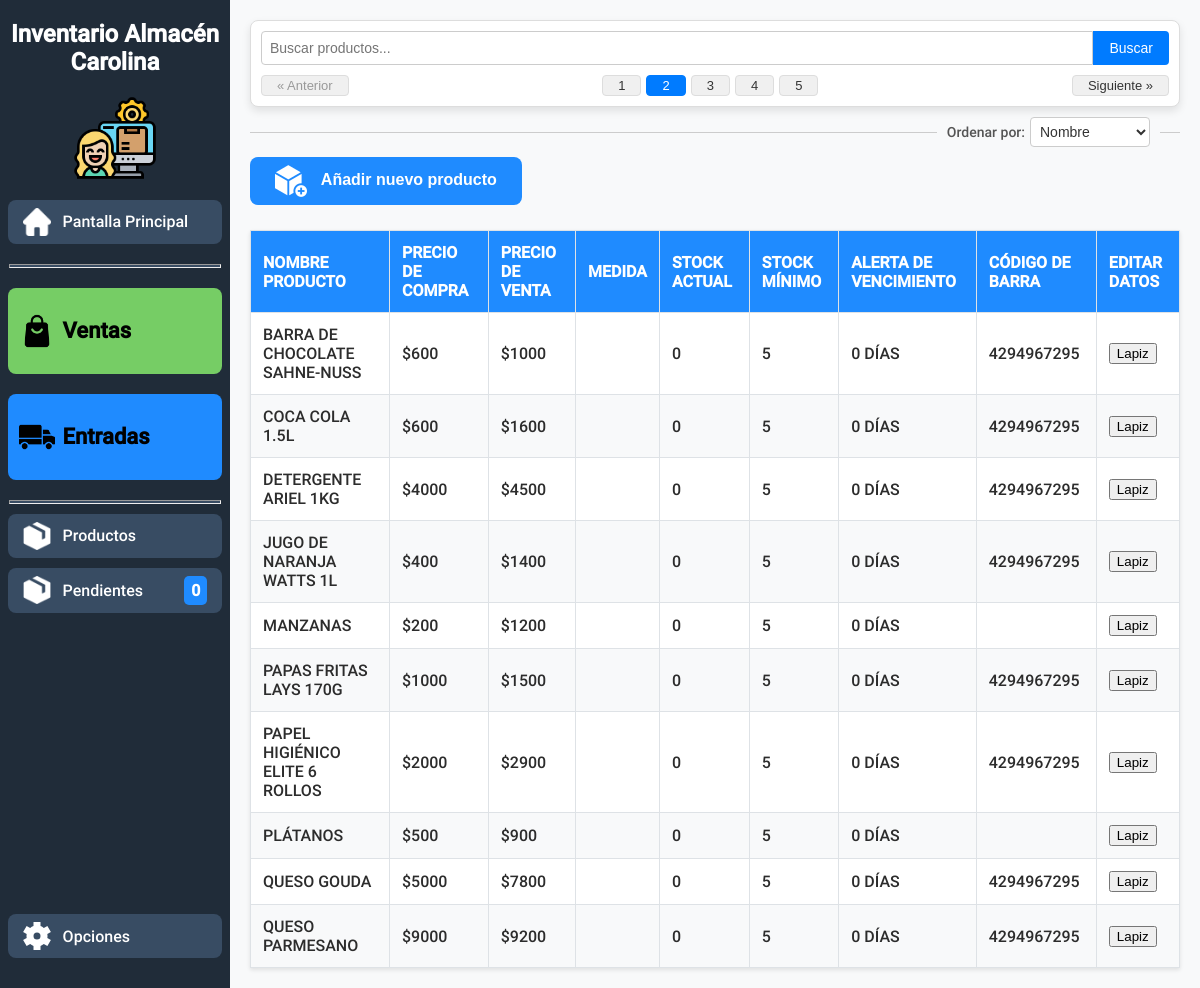
/modulo_productos.php, run on an earlier commit of the app's database.
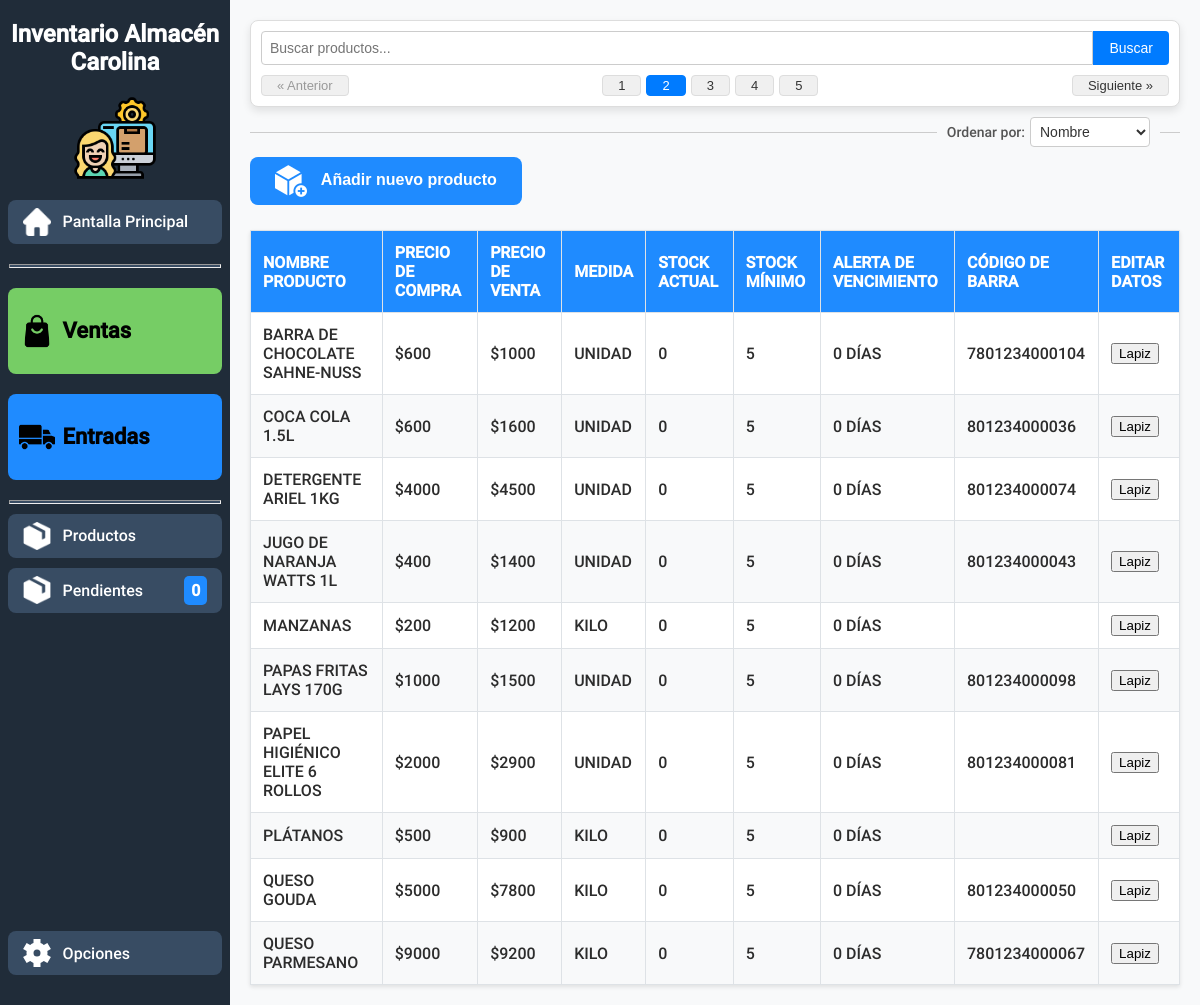
And on a later commit of the database.
### tables this page shows
CREATE TABLE producto (
    id_producto INT UNSIGNED NOT NULL AUTO_INCREMENT,
    nombre_producto VARCHAR(250) NOT NULL,
    total_vendidos BIGINT UNSIGNED DEFAULT 0, 
    stock_minimo INT UNSIGNED DEFAULT 5,
    codigo_de_barra VARCHAR(20),
    tiempo_alerta_vencimiento INT UNSIGNED DEFAULT 15,
    activo CHAR(1) NOT NULL DEFAULT 1,
    requiere_fecha_vencimiento CHAR(1) NOT NULL DEFAULT 1,
    por_registrar CHAR(1) NOT NULL DEFAULT 0,
     
    id_unidad INT UNSIGNED NOT NULL,
    PRIMARY KEY (id_producto)
);

CREATE TABLE costo (
    id_costo INT UNSIGNED NOT NULL AUTO_INCREMENT, 
    costo INT UNSIGNED NOT NULL DEFAULT 0, 
    fecha_inicio_costo DATETIME NOT NULL DEFAULT CURRENT_TIMESTAMP, 
    fecha_fin_costo DATETIME,
    id_producto INT UNSIGNED NOT NULL,
    PRIMARY KEY (id_costo)
);

CREATE TABLE precio (
    id_precio INT UNSIGNED NOT NULL AUTO_INCREMENT,
    precio INT UNSIGNED NOT NULL DEFAULT 0,
    fecha_inicio_precio DATETIME NOT NULL DEFAULT CURRENT_TIMESTAMP,
    fecha_fin_precio DATETIME,
    id_producto INT UNSIGNED NOT NULL,
    PRIMARY KEY (id_precio)
);

CREATE TABLE unidad_de_medida (
	id_unidad INT UNSIGNED NOT NULL AUTO_INCREMENT,
    nombre_unidad VARCHAR(20) NOT NULL,
    PRIMARY KEY (id_unidad)
);

### includes/modulo_productos/tabla_productos_modelo.php (called while the page is built, shortened)
<?php
function obtener_productos(object $pdo, string $busqueda, int $limite, int $offset)
{
    $consulta = "
        SELECT
            p.id_producto,
            p.nombre_producto,
            p.stock_minimo,
            p.codigo_de_barra,
            p.tiempo_alerta_vencimiento,
            u.nombre_unidad,
            pr.precio,
            c.costo
        FROM producto p
        LEFT JOIN unidad_de_medida u ON p.id_unidad = u.id_unidad
        LEFT JOIN precio pr ON p.id_producto = pr.id_producto
        LEFT JOIN costo c ON p.id_producto = c.id_producto
        WHERE LOWER(p.nombre_producto) LIKE LOWER(:busqueda)
        ORDER BY p.nombre_producto
        LIMIT :limite OFFSET :offset
        ;";
    $stmt = $pdo->prepare($consulta);
    $stmt->bindValue(":busqueda", "%$busqueda%", PDO::PARAM_STR);
    $stmt->bindValue(":limite", $limite, PDO::PARAM_INT);
    $stmt->bindValue(":offset", $offset, PDO::PARAM_INT);
    $stmt->execute();
    $productos = $stmt->fetchAll(PDO::FETCH_ASSOC);
    $consulta = "SELECT COUNT(*) AS total FROM producto WHERE LOWER(nombre_producto) LIKE LOWER(:busqueda);";
    $stmt = $pdo->prepare($consulta);
    $stmt->bindValue(":busqueda", "%$busqueda%", PDO::PARAM_STR);
    $stmt->execute();
    $total_items = $stmt->fetch(PDO::FETCH_ASSOC)["total"];
    $total_pages = ceil($total_items / $limite);
    return [
        "productos" => $productos,
        "total_items" => $total_items,
        "total_pages" => $total_pages
    ];
}

### includes/modulo_productos/tabla_productos.php (called while the page is built, shortened)
<?php
$search = $_GET['busqueda'] ?? '';
$page = $_GET['page'] ?? 1;
$itemsPerPage = 20;
$offset = ($page - 1) * $itemsPerPage;
require_once "includes/db.php";
require_once "includes/modulo_productos/tabla_productos_modelo.php";
require_once "includes/modulo_productos/tabla_productos_vista.php";
$resul = obtener_productos($pdo, $search, $itemsPerPage, $offset);

### includes/modulo_productos/tabla_productos_vista.php (the view, shortened to what this page needs)
<?php
function tabla_de_productos(array $productos) {
    if ($productos) {
        echo "
        <table class=\"products-table\">
            <thead>
                <tr>
                    <th>Nombre producto</th>
                    <th>Precio de compra</th>
                    <th>Precio de venta</th>
                    <th>Medida</th>
                    <th>Stock actual</th>
                    <th>Stock mínimo</th>
                    <th>Alerta de vencimiento</th>
                    <th>Código de barra</th>
                    <th>Editar Datos</th>
                </tr>
            </thead>
            <tbody>
        ";
        foreach ($productos as $producto) {
            echo "<tr>";
            echo "    <td>" . $producto["nombre_producto"] . "</td>";
            echo "    <td>$" . $producto["costo"] . "</td>";
            echo "    <td>$" . $producto["precio"] . "</td>";
            echo "    <td>" . $producto["nombre_unidad"] . "</td>";
            echo "    <td>" . $producto["stock_actual"] . "</td>";
            echo "    <td>" . $producto["stock_minimo"] . "</td>";
            echo "    <td>" . $producto["tiempo_alerta_vencimiento"] . " días</td>";
            echo "    <td>" . $producto["codigo_de_barra"] . "</td>";
            echo "    <td> <button>Lapiz</button> </td>";
            echo "</tr>";
        }
        echo "
            </tbody>
        </table>
        ";
    } else {
        echo "No se pudo obtener los productos de la base de datos";
    }
}

### modulo_productos.php (shortened to what this page needs)
<?php
require_once "includes/modulo_productos/tabla_productos.php";
?>
<!DOCTYPE html>
<html lang="es">
<head>
    <link rel="stylesheet" href="styles/main.css">
    <link rel="stylesheet" href="styles/layout.css">
    <link rel="stylesheet" href="styles/tablas.css">
    <link rel="stylesheet" href="styles/busqueda.css">
    <link rel="stylesheet" href="styles/modulo_productos/modal_ingreso_producto.css">
    <link rel="stylesheet" href="styles/modulo_productos/modal_de_exito.css">
    <link rel="stylesheet" href="styles/notificacion.css">
    <link rel="stylesheet" href="styles/modal_errores.css">
</head>
<body>
    <div class="main-container">
        <?php require_once "elementos_ui/barra_lateral.php" ?>
        <main class="content">
            <?php require_once "elementos_ui/busqueda.php" ?>
            <button id="open-modal-btn" class="button-submit">
                <img class="icon" src="img/botones/add.png" alt="icono de añadir nuevo producto">
                Añadir nuevo producto
            </button>
            <?php
            tabla_de_productos($productos);
            ?>
        </main>
    </div>
</body>
</html>

### elementos_ui/barra_lateral.php (shortened to what this page needs)
<aside>
    <h2>Inventario Almacén Carolina</h2>
    <img src="img/logo.png" alt="Logo" class="logo">
    <a href="index.php" class="sidebar-btn">
        <div class="icon icon-inv">
            <img src="img/botones/home.png" alt="Pantalla Principal">
        </div>
        <p>Pantalla Principal</p>
    </a>
    <hr>
    <a href="modulo_ventas.php" class="sidebar-btn sidebar-btn-large sales">
        <div class="icon icon-big">
            <img src="img/botones/bag.png" alt="Módulo de ventas">
        </div>
        <p>Ventas</p>
    </a>
    <a href="modulo_entradas.php" class="sidebar-btn sidebar-btn-large entries">
        <div class="icon icon-big">
            <img src="img/botones/delivery-truck.png" alt="Módulo de Entradas">
        </div>
        <p>Entradas</p>
    </a>
    <hr>
    <a href="modulo_productos.php" class="sidebar-btn">
        <div class="icon icon-inv">
            <img src="img/botones/box.png" alt="Módulo de Productos">
        </div>
        <p>Productos</p>
    </a>
    <a href="modulo_productos_pendientes.php" class="sidebar-btn">
        <div class="icon icon-inv">
            <img src="img/botones/box.png" alt="Módulo de Productos">
        </div>
        <p>Pendientes</p>
        <span><?php require_once "includes/modulo_productos_pendientes/contar_productos_pendientes.php"; ?></span>
    </a>
    <a href="opciones.php" class="sidebar-btn last">
        <div class="icon icon-inv">
        </div>
        <p>Opciones</p>
    </a>
</aside>

### includes/modulo_productos_pendientes/contar_productos_pendientes.php (shortened to what this page needs)
<?php
try {
    require_once "includes/db.php";
    $consulta = "SELECT count(*) as cant_productos_pendientes FROM producto WHERE por_registrar = 1;";
    $stmt = $pdo->prepare($consulta);
    $stmt->execute();
    $resul = $stmt->fetch(PDO::FETCH_ASSOC);
    echo $resul["cant_productos_pendientes"];
} catch (PDOException $e) {
    die("Fallo al contar los productos pendientes para la barra lateral: " . $e->getMessage());
}

### elementos_ui/busqueda.php (shortened to what this page needs)
<form method="get">
    <div class="search-card">
        <div class="search-input-group">
            <input type="text" name="busqueda" class="search-input" placeholder="Buscar productos..." value="<?php echo isset($_GET['busqueda']) ? htmlspecialchars($_GET['busqueda']) : ''; ?>" />
            <button type="submit" class="search-button">Buscar</button>
        </div>
        <div class="pagination">
            <button type="button" class="page-btn prev-btn" disabled>&laquo; Anterior</button>
            <div class="page-numbers">
                <button type="button" name="pagina" value="1" class="page-btn">1</button>
                <button type="button" name="pagina" value="2" class="page-btn current">2</button>
                <button type="button" name="pagina" value="3" class="page-btn">3</button>
                <button type="button" name="pagina" value="4" class="page-btn">4</button>
                <button type="button" name="pagina" value="5" class="page-btn">5</button>
            </div>
            <button type="button" class="page-btn next-btn">Siguiente &raquo;</button>
        </div>
    </div>
    <div method="get" class="sorting-bar">
        <span>Ordenar por:
            <select name="orden" onchange="this.form.submit()">
                <option value="nombre">Nombre</option>
            </select>
        </span>
    </div>
</form>

### styles/main.css (style rules this page uses)
:root { font-family: Roboto, Arial, Helvetica, sans-serif; --oscuro: #202C39; --verde: #76CD65; --verde-oscuro: #518d45; --azul: #1F8BFF; --azul-oscuro: #1560b1; --rosa: #ffcad4; --naranja: #f7af9d; --rojo: #E05263; }

### styles/layout.css (style rules this page uses)
body { margin: 0; display: flex; flex-direction: column; height: 100vh; overflow: hidden; }
.main-container { display: flex; flex: 1; overflow: hidden; }
aside { width: 210px; background-color: var(--oscuro); color: white; display: flex; flex-direction: column; align-items: center; padding: 20px 10px; flex-shrink: 0; overflow-y: auto; overflow-x: hidden; }
aside h2 { text-align: center; font-size: 24px; margin-top: 0px; }
.logo { width: 40%; height: auto; margin-bottom: 20px; }
aside .sidebar-btn { display: flex; align-items: center; gap: 10px; background-color: #384c63; color: white; margin-bottom: 10px; padding: 8px 15px; border-radius: 8px; width: 88%; cursor: pointer; text-decoration: none; font-size: 16px; text-align: center; transition: background-color 0.3s; }
aside .sidebar-btn p { flex-grow: 1; text-align: left; margin: 2px; }
aside .sidebar-btn span { background-color: var(--azul); padding: 5px 7px; border-radius: 5px; font-weight: 900; display: inline-block; }
aside .sidebar-btn-large { padding: 25px 15px; margin: 10px; font-size: 22px; font-weight: bold; }
aside .sidebar-btn-large.sales { color: black; background-color: var(--verde); }
aside .sidebar-btn-large.entries { color: black; background-color: var(--azul); }
aside .last { margin-top: auto; }
hr { flex-direction: column; width: 100%; height: 2px; color: #384c63; background-color: #384c63; margin: 10px 0; }
.content { flex: 1; background-color: #f8f9fa; padding: 20px; overflow-y: auto; }
.icon { width: 28px; border-radius: 4px; display: flex; align-items: center; justify-content: center; font-size: 14px; color: white; flex-shrink: 0; }
.icon img { width: 28px; }
.icon svg { width: 28px; height: 28px; }
.icon-big img { width: 36px; }
.icon-inv { filter: invert(); }

### styles/tablas.css (style rules this page uses)
.products-table { width: 100%; border-collapse: collapse; margin-top: 25px; background-color: white; box-shadow: 0 2px 4px rgba(0, 0, 0, 0.1); }
.products-table th, .products-table td { padding: 12px; text-align: left; border: 1px solid #dee2e6; font-size: 1rem; text-transform: uppercase; }
.products-table th { background-color: var(--azul); color: white; }
.products-table td { color: #2c2c2c; }
.products-table tr:nth-child(even) { background-color: #f8f9fa; }

### styles/busqueda.css (style rules this page uses)
.search-card { background-color: #fff; border: 1px solid #ddd; border-radius: 8px; box-shadow: 0 4px 8px rgba(0, 0, 0, 0.1); margin: 10px auto; margin-top: 0; padding: 10px; text-align: center; }
.search-input-group { display: flex; width: 100%; margin-bottom: 10px; }
.search-input { flex: 1; padding: 8px; border: 1px solid #ccc; border-radius: 4px 0 0 4px; font-size: 14px; }
.search-button { padding: 8px 16px; background-color: #007bff; border: none; border-radius: 0 4px 4px 0; color: white; font-size: 14px; cursor: pointer; transition: background-color 0.3s ease; }
.pagination { display: flex; justify-content: space-between; align-items: center; width: 100%; }
.page-btn { padding: 2px 15px; font-size: 13px; background-color: #f0f0f0; border: 1px solid #ddd; border-radius: 4px; color: #333; cursor: pointer; transition: background-color 0.3s ease; }
.page-btn:disabled { color: #999; cursor: not-allowed; }
.page-btn.current { background-color: #007bff; color: white; border-color: #007bff; cursor: default; }
.prev-btn { margin-right: auto; }
.next-btn { margin-left: auto; }
.page-numbers { display: flex; gap: 5px; justify-content: center; }
.sorting-bar { width: 100%; position: relative; display: flex; align-items: center; margin-bottom: 10px; }
.sorting-bar::before { content: ""; flex-grow: 19; height: 1px; background-color: #ccc; margin-right: 10px; margin-right: 10px; }
.sorting-bar::after { content: ""; flex-grow: 1; max-width: 20px; height: 1px; background-color: #ccc; margin-left: 10px; margin-left: 10px; }
.sorting-bar span { display: flex; align-items: center; font-size: 14px; color: #555; }
.sorting-bar select { font-size: 14px; padding: 5px; margin-left: 5px; border: 1px solid #ccc; border-radius: 4px; background-color: #fff; color: #333; cursor: pointer; }

What changed in the data, as far as the page shows it:
changed producto "BARRA DE CHOCOLATE SAHNE-NUSS": id_unidad.nombre_unidad (not shown) → "UNIDAD"; codigo_de_barra "4294967295" → "7801234000104"
changed producto "COCA COLA 1.5L": id_unidad.nombre_unidad (not shown) → "UNIDAD"; codigo_de_barra "4294967295" → "801234000036"
changed producto "DETERGENTE ARIEL 1KG": id_unidad.nombre_unidad (not shown) → "UNIDAD"; codigo_de_barra "4294967295" → "801234000074"
changed producto "JUGO DE NARANJA WATTS 1L": id_unidad.nombre_unidad (not shown) → "UNIDAD"; codigo_de_barra "4294967295" → "801234000043"
shown differently, row unchanged: producto "MANZANAS": id_unidad.nombre_unidad (not shown) → "KILO"
changed producto "PAPAS FRITAS LAYS 170G": id_unidad.nombre_unidad (not shown) → "UNIDAD"; codigo_de_barra "4294967295" → "801234000098"
changed producto "PAPEL HIGIÉNICO ELITE 6 ROLLOS": id_unidad.nombre_unidad (not shown) → "UNIDAD"; codigo_de_barra "4294967295" → "801234000081"
shown differently, row unchanged: producto "PLÁTANOS": id_unidad.nombre_unidad (not shown) → "KILO"
changed producto "QUESO GOUDA": id_unidad.nombre_unidad (not shown) → "KILO"; codigo_de_barra "4294967295" → "801234000050"
changed producto "QUESO PARMESANO": id_unidad.nombre_unidad (not shown) → "KILO"; codigo_de_barra "4294967295" → "7801234000067"
